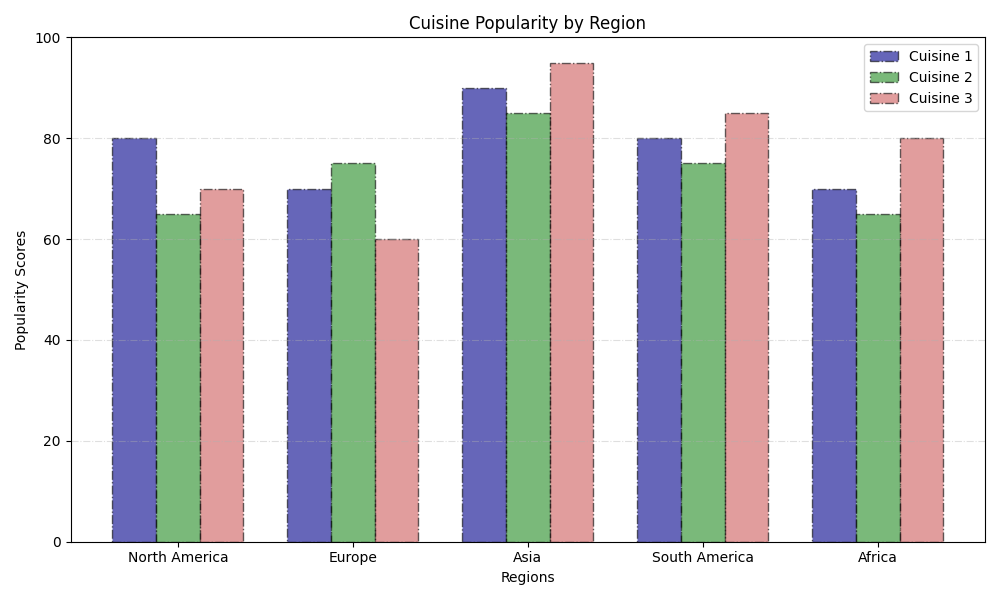

Recreate this plot in Python.
import matplotlib.pyplot as plt
import numpy as np

# Data preparation with additional made-up data series
regions = ['North America', 'Europe', 'Asia', 'South America', 'Africa']
cuisine1_popularity = [80, 70, 90, 80, 70]  # Original cuisine example
cuisine2_popularity = [65, 75, 85, 75, 65]  # Additional cuisine example
cuisine3_popularity = [70, 60, 95, 85, 80]  # Another additional cuisine

# Create a figure and axis
fig, ax = plt.subplots(figsize=(10, 6))

# Plot vertical bar charts for multiple cuisines
bar_width = 0.25
x_labels = np.arange(len(regions))

# Plotting each cuisine with an offset
ax.bar(x_labels - bar_width, cuisine1_popularity, width=bar_width, color='darkblue', edgecolor='black', alpha=0.6, label='Cuisine 1', linestyle='-.')
ax.bar(x_labels, cuisine2_popularity, width=bar_width, color='forestgreen', edgecolor='black', alpha=0.6, label='Cuisine 2', linestyle='-.')
ax.bar(x_labels + bar_width, cuisine3_popularity, width=bar_width, color='indianred', edgecolor='black', alpha=0.6, label='Cuisine 3', linestyle='-.')

# Customizing y-axis grid and ticks
ax.grid(axis='y', linestyle='-.', alpha=0.4)
ax.yaxis.set_ticks(np.arange(0, 101, 20))

# Add labels, legend, and title
ax.set_xlabel('Regions')
ax.set_ylabel('Popularity Scores')
ax.set_title('Cuisine Popularity by Region')
ax.set_xticks(x_labels)
ax.set_xticklabels(regions)
ax.legend()

# Automatically adjust layout to prevent text cutoff
plt.tight_layout()

# Show the plot
plt.show()
